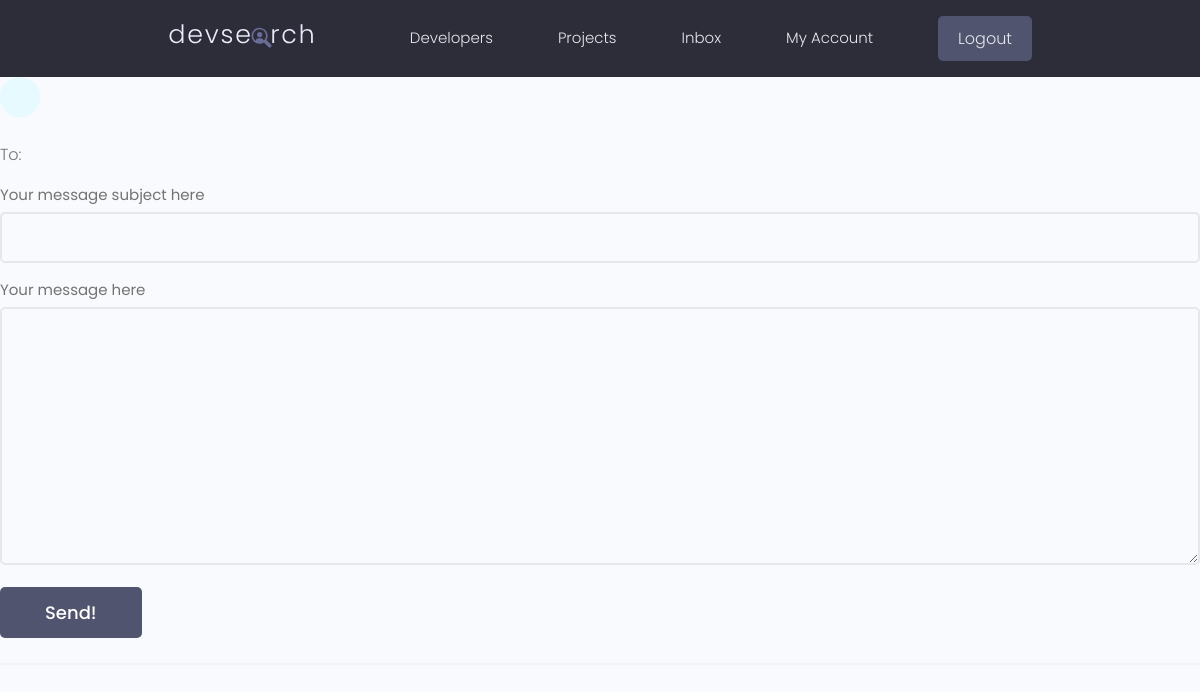
The page /send-message/eebb44d1-63ca-4023-86bd-ba7cf17e27fe (signed in) on the database as committed earlier.
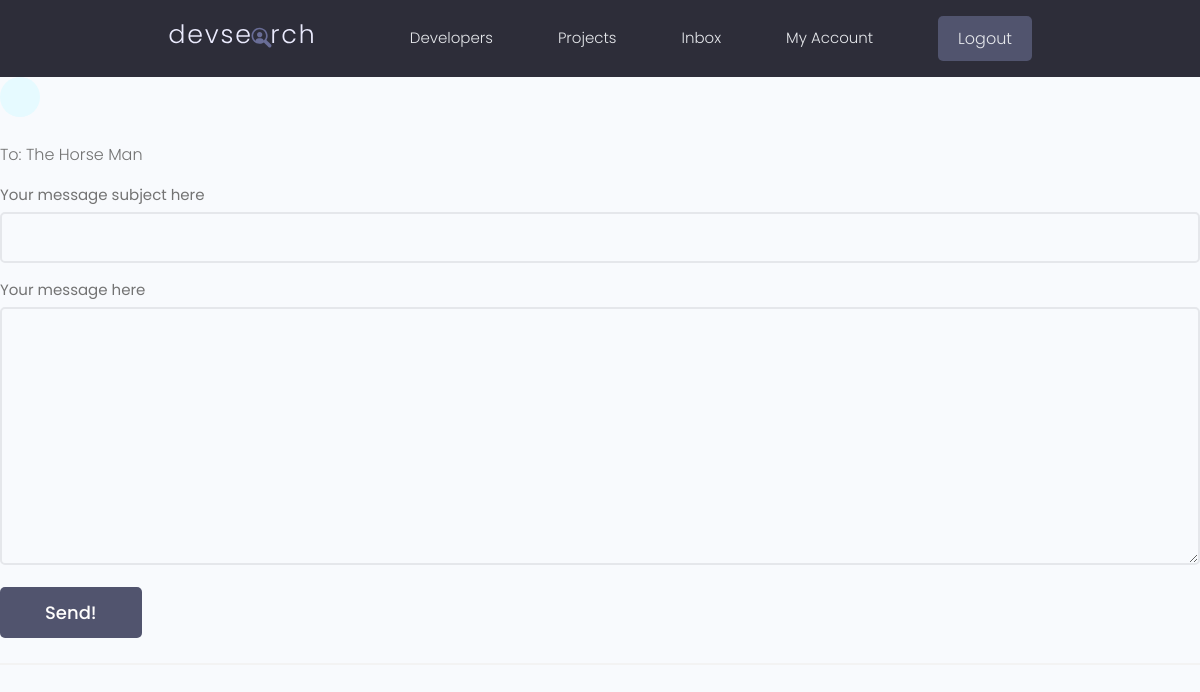
The same page on the database as committed later.
### users/models.py (models this page shows, shortened)
class Profile(models.Model):
  user = models.OneToOneField(User, on_delete=models.CASCADE, null=True, blank=True,)
  name = models.CharField(max_length = 200, blank = True, null = True)
  email = models.EmailField(max_length=500, blank=True, null=True)
  username = models.CharField(max_length = 200, blank = True, null = True)
  username = models.CharField(max_length = 200, blank = True, null = True)
  short_intro = models.CharField(max_length = 200, blank = True, null = True)
  location = models.CharField(max_length = 200, blank = True, null = True)
  bio = models.TextField(max_length=500, blank=True, null=True)
  profile_image = models.ImageField(null = True, blank=True, upload_to='profiles/', default='profiles/user-default.png' )
  social_github= models.CharField(max_length = 200, blank = True, null = True)
  social_linkedIn= models.CharField(max_length = 200, blank = True, null = True)
  social_twitter= models.CharField(max_length = 200, blank = True, null = True)
  social_youtube= models.CharField(max_length = 200, blank = True, null = True)
  social_website= models.CharField(max_length = 200, blank = True, null = True)
  created = models.DateTimeField(auto_now_add=True)
  id = models.UUIDField(default=uuid.uuid4, unique=True, primary_key=True, editable=False)

### users/views.py (the view, shortened to what this page needs)
# urls.py: path('send-message/<str:pk>', views.sendMessage, name='send-message'),
@login_required(login_url="login")
def sendMessage(request, pk):
  recipient = Profile.objects.get(id=pk)
  sender = request.user.profile
  form = MessageForm()
  context = {
    'recipient': recipient,
    'form': form
  }
  return render(request, 'users/message_form.html', context)

### users/forms.py
class MessageForm(ModelForm):
  class Meta:
    model = Message
    fields = [
      'subject',
      'body',
    ]
    labels = {
      'subject': 'Your message subject here',
      'body': 'Your message here',
    }
  def __init__(self, *args, **kwargs):
    super(MessageForm, self).__init__(*args, **kwargs)
    for name, field in self.fields.items():
      field.widget.attrs.update({'class': 'input'})

### users/templates/users/message_form.html (shortened to what this page needs)
{% extends 'main.html' %}
{% block content %}
<a class="backButton" href="{% url 'user-profile' recipient.id %}"></a>
<div class="message" >
  <form class="form" action="{% url 'send-message' recipient.id %}" method="POST">
    <p>To: {{ recipient.name }}</p>
  {% for field in form %}
    <div class="form__field">
      <label for="formInput#textarea">{{ field.label }}</label>
      {{ field }}
    </div>
  {% endfor %}
    <input class="btn btn--sub btn--lg" type="submit" value="Send!">
  </form>
</div>
{% endblock content %}

Rows that differ between the two databases and show on the page:
now on this page (row edited): Profile: name "The Horse Man"
